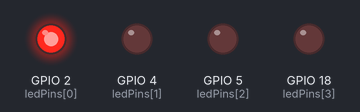
Bench run of a sketch on a simulated ESP32. Parts: output pins drawn as LEDs (lit = HIGH).

Above: at 0.2 s.
At 1.2 s:
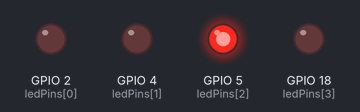
At 1.7 s:
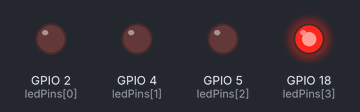
At 4.7 s:
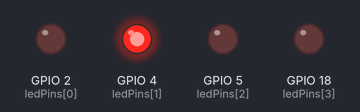
Timing chart, 0 to 5.8 s (numbered marks = the images above):
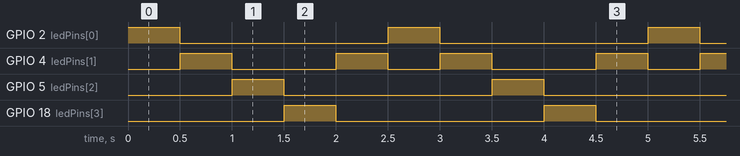

Measured:
- by itself, GPIO 2 (ledPins[0]), GPIO 5 (ledPins[2]), GPIO 18 (ledPins[3]): alternates HIGH for 0.50 s and LOW for 2.0 s
- by itself, GPIO 4 (ledPins[1]): repeats every 2.5 s: LOW 1.0 s, HIGH 0.50 s, LOW 0.50 s, HIGH 0.50 s
- by itself, everything shown: repeats every 2.5 s, in 10 steps

The sketch:

sketch.ino
```cpp
// =================================================================
// Programa: Ejemplo basico para generar secuencia de luces con leds
// Autor: Javier Saldarriaga Cano
// Fecha: Octubre 2024
// versión :1.0
// Email: Virtualaprendo@gmail.com
// =================================================================
int ledPins[] = {2, 4, 5, 18};
int contaLed = 0;
int numLeds= 4;

void setup() {
  for (int i = 0; i < numLeds; i++) {
    pinMode(ledPins[i], OUTPUT);
  }
}

void loop() {
  digitalWrite(ledPins[contaLed], HIGH);
  delay(500); // Espera medio segundo
  digitalWrite(ledPins[contaLed], LOW);
  contaLed = (contaLed == 4) ? 0 : contaLed + 1;

}
```
